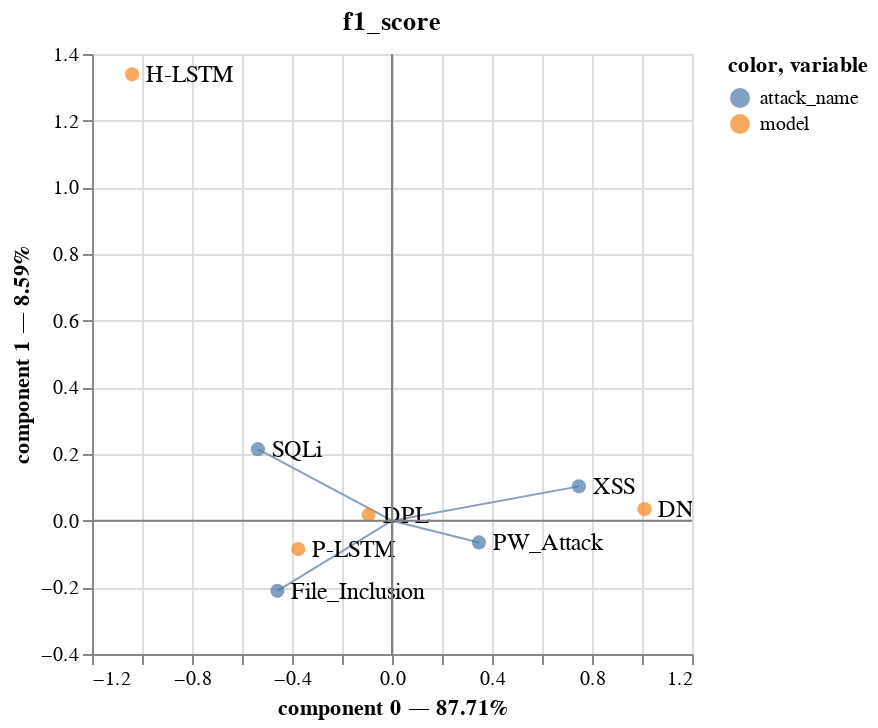

Notebook code for this chart:
### Code cell
# f1_score micro
ca, input_X, stype = cas[4]
getCA_plot(input_X, ca, stype, (True, False), original_ca=True)

### Figure 1 — Vega-Lite specification as saved in the notebook (floating-point values rounded to 4 significant figures)
{"config": {"view": {"continuousWidth": 300, "continuousHeight": 300}}, "layer": [{"data": {"name": "data-50d15014c391a7bf585709e48872453d"}, "mark": {"type": "rule"}, "encoding": {"color": {"field": "color", "scale": null, "type": "nominal"}, "x": {"field": "x", "type": "quantitative"}, "x2": {"field": "x2"}, "y": {"field": "y", "type": "quantitative"}, "y2": {"field": "y2"}}}, {"data": {"name": "data-abcce1f8c88b748d38debe4db80d497c"}, "mark": {"type": "circle", "size": 50}, "encoding": {"color": {"field": "variable", "type": "nominal"}, "tooltip": [{"field": "variable", "type": "nominal"}, {"field": "value", "type": "nominal"}, {"field": "component 0", "type": "quantitative"}, {"field": "component 1", "type": "quantitative"}], "x": {"axis": {"title": "component 0 — 87.71%"}, "field": "component 0", "scale": {"zero": false}, "type": "quantitative"}, "y": {"axis": {"title": "component 1 — 8.59%"}, "field": "component 1", "scale": {"zero": false}, "type": "quantitative"}}, "name": "view_15"}, {"data": {"name": "data-16f18894eb15a1e6b8ea0efee136ffbd"}, "mark": {"type": "text", "align": "left", "baseline": "middle", "dx": 7}, "encoding": {"size": {"value": 12}, "text": {"field": "name", "type": "nominal"}, "x": {"field": "x", "type": "quantitative"}, "y": {"field": "y", "type": "quantitative"}}}, {"data": {"name": "data-06fd9f850666401b4599de5588b60692"}, "mark": {"type": "rule", "stroke": "gray"}, "encoding": {"y": {"field": "y", "type": "quantitative"}}}, {"data": {"name": "data-9c00aa9dc2b1c1a0b4bf9b34ead12925"}, "mark": {"type": "rule", "stroke": "gray"}, "encoding": {"x": {"field": "x", "type": "quantitative"}}}], "params": [{"name": "param_15", "select": {"type": "interval", "encodings": ["x", "y"]}, "bind": "scales", "views": ["view_15"]}], "title": "f1_score", "$schema": "https://vega.github.io/schema/vega-lite/v5.8.0.json", "datasets": {"data-50d15014c391a7bf585709e48872453d": [{"name": "File_Inclusion", "x": 0, "y": 0, "angle": 67.52, "component": "attack_name", "x2": -0.4583, "y2": -0.2105, "color": "#889fbf"}, {"name": "PW_Attack", "x": 0, "y": 0, "angle": 67.52, "component": "attack_name", "x2": 0.3477, "y2": -0.06529, "color": "#889fbf"}, {"name": "SQLi", "x": 0, "y": 0, "angle": 67.52, "component": "attack_name", "x2": -0.5364, "y2": 0.2146, "color": "#889fbf"}, {"name": "XSS", "x": 0, "y": 0, "angle": 67.52, "component": "attack_name", "x2": 0.7477, "y2": 0.1029, "color": "#889fbf"}], "data-abcce1f8c88b748d38debe4db80d497c": [{"component 0": 1.01, "component 1": 0.03453, "variable": "model", "value": "DNN"}, {"component 0": -0.09352, "component 1": 0.01788, "variable": "model", "value": "DPL"}, {"component 0": -1.04, "component 1": 1.339, "variable": "model", "value": "H-LSTM"}, {"component 0": -0.3749, "component 1": -0.08522, "variable": "model", "value": "P-LSTM"}, {"component 0": -0.4583, "component 1": -0.2105, "variable": "attack_name", "value": "File_Inclusion"}, {"component 0": 0.3477, "component 1": -0.06529, "variable": "attack_name", "value": "PW_Attack"}, {"component 0": -0.5364, "component 1": 0.2146, "variable": "attack_name", "value": "SQLi"}, {"component 0": 0.7477, "component 1": 0.1029, "variable": "attack_name", "value": "XSS"}], "data-16f18894eb15a1e6b8ea0efee136ffbd": [{"name": "File_Inclusion", "x": -0.4583, "y": -0.2105, "angle": 67.52, "component": "attack_name"}, {"name": "PW_Attack", "x": 0.3477, "y": -0.06529, "angle": 67.52, "component": "attack_name"}, {"name": "SQLi", "x": -0.5364, "y": 0.2146, "angle": 67.52, "component": "attack_name"}, {"name": "XSS", "x": 0.7477, "y": 0.1029, "angle": 67.52, "component": "attack_name"}, {"name": "DNN", "x": 1.01, "y": 0.03453, "angle": 88.04, "component": "model"}, {"name": "DPL", "x": -0.09352, "y": 0.01788, "angle": -79.18, "component": "model"}, {"name": "H-LSTM", "x": -1.04, "y": 1.339, "angle": -37.83, "component": "model"}, {"name": "P-LSTM", "x": -0.3749, "y": -0.08522, "angle": -102.8, "component": "model"}], "data-06fd9f850666401b4599de5588b60692": [{"y": 0}], "data-9c00aa9dc2b1c1a0b4bf9b34ead12925": [{"x": 0}]}}
